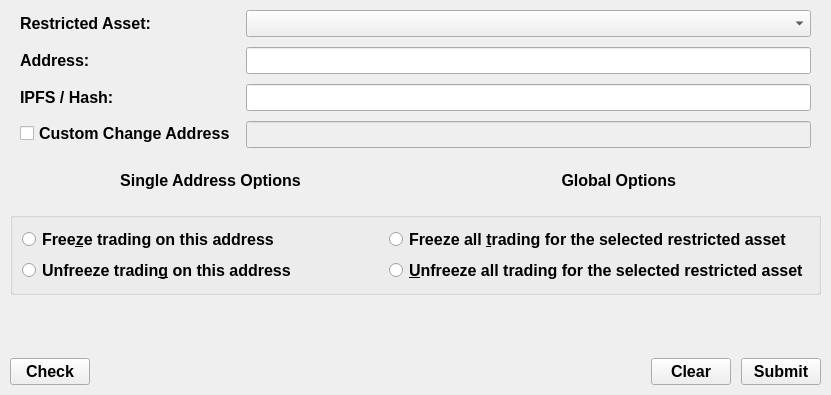
<?xml version="1.0" encoding="UTF-8"?>
<ui version="4.0">
 <class>FreezeAddress</class>
 <widget class="QWidget" name="FreezeAddress">
  <property name="geometry">
   <rect>
    <x>0</x>
    <y>0</y>
    <width>831</width>
    <height>395</height>
   </rect>
  </property>
  <property name="font">
   <font>
    <pointsize>12</pointsize>
    <weight>75</weight>
    <bold>true</bold>
   </font>
  </property>
  <property name="windowTitle">
   <string>Frame</string>
  </property>
  <layout class="QVBoxLayout" name="verticalLayout_2">
   <property name="spacing">
    <number>10</number>
   </property>
   <property name="leftMargin">
    <number>10</number>
   </property>
   <property name="topMargin">
    <number>10</number>
   </property>
   <property name="rightMargin">
    <number>10</number>
   </property>
   <property name="bottomMargin">
    <number>10</number>
   </property>
   <item>
    <layout class="QFormLayout" name="formLayout_2">
     <property name="horizontalSpacing">
      <number>10</number>
     </property>
     <property name="verticalSpacing">
      <number>10</number>
     </property>
     <property name="leftMargin">
      <number>10</number>
     </property>
     <property name="rightMargin">
      <number>10</number>
     </property>
     <item row="1" column="0">
      <widget class="QLabel" name="labelRestricted">
       <property name="text">
        <string>Restricted Asset:</string>
       </property>
      </widget>
     </item>
     <item row="3" column="0">
      <widget class="QLabel" name="labelAddress">
       <property name="text">
        <string>Address:</string>
       </property>
      </widget>
     </item>
     <item row="3" column="1">
      <widget class="QValidatedLineEdit" name="lineEditAddress">
       <property name="maxLength">
        <number>50</number>
       </property>
      </widget>
     </item>
     <item row="5" column="0">
      <widget class="QCheckBox" name="checkBoxChangeAddress">
       <property name="text">
        <string>Custom Change Address</string>
       </property>
      </widget>
     </item>
     <item row="5" column="1">
      <widget class="QLineEdit" name="lineEditChangeAddress">
       <property name="enabled">
        <bool>false</bool>
       </property>
       <property name="maxLength">
        <number>50</number>
       </property>
      </widget>
     </item>
     <item row="1" column="1">
      <widget class="QComboBox" name="assetComboBox"/>
     </item>
     <item row="4" column="0">
      <widget class="QLabel" name="labelAssetData">
       <property name="text">
        <string>IPFS / Hash:</string>
       </property>
      </widget>
     </item>
     <item row="4" column="1">
      <widget class="QLineEdit" name="lineEditAssetData"/>
     </item>
    </layout>
   </item>
   <item>
    <layout class="QHBoxLayout" name="horizontalLayout">
     <item>
      <widget class="QLabel" name="labelAddress_2">
       <property name="text">
        <string>Single Address Options</string>
       </property>
       <property name="alignment">
        <set>Qt::AlignCenter</set>
       </property>
      </widget>
     </item>
     <item>
      <widget class="QLabel" name="labelGlobal">
       <property name="text">
        <string>Global Options </string>
       </property>
       <property name="alignment">
        <set>Qt::AlignCenter</set>
       </property>
      </widget>
     </item>
    </layout>
   </item>
   <item>
    <layout class="QHBoxLayout" name="horizontalLayout_3">
     <item>
      <widget class="QGroupBox" name="groupBoxFreezeOptions">
       <property name="title">
        <string/>
       </property>
       <layout class="QVBoxLayout" name="verticalLayout_5">
        <item>
         <layout class="QHBoxLayout" name="horizontalLayout_4">
          <item>
           <layout class="QVBoxLayout" name="verticalLayout">
            <item>
             <widget class="QRadioButton" name="radioButtonFreezeAddress">
              <property name="text">
               <string>Free&amp;ze trading on this address</string>
              </property>
             </widget>
            </item>
            <item>
             <widget class="QRadioButton" name="radioButtonUnfreezeAddress">
              <property name="text">
               <string>Unfreeze tradin&amp;g on this address</string>
              </property>
             </widget>
            </item>
           </layout>
          </item>
          <item>
           <layout class="QVBoxLayout" name="verticalLayout_3">
            <item>
             <widget class="QRadioButton" name="radioButtonGlobalFreeze">
              <property name="text">
               <string>Freeze all &amp;trading for the selected restricted asset</string>
              </property>
             </widget>
            </item>
            <item>
             <widget class="QRadioButton" name="radioButtonGlobalUnfreeze">
              <property name="text">
               <string>&amp;Unfreeze all trading for the selected restricted asset</string>
              </property>
             </widget>
            </item>
           </layout>
          </item>
         </layout>
        </item>
       </layout>
      </widget>
     </item>
    </layout>
   </item>
   <item>
    <widget class="QLabel" name="labelWarning">
     <property name="text">
      <string/>
     </property>
    </widget>
   </item>
   <item>
    <layout class="QHBoxLayout" name="horizontalLayout_2">
     <item>
      <widget class="QPushButton" name="buttonCheck">
       <property name="text">
        <string>Check</string>
       </property>
      </widget>
     </item>
     <item>
      <spacer name="horizontalSpacer_3">
       <property name="orientation">
        <enum>Qt::Horizontal</enum>
       </property>
       <property name="sizeHint" stdset="0">
        <size>
         <width>40</width>
         <height>20</height>
        </size>
       </property>
      </spacer>
     </item>
     <item>
      <widget class="QPushButton" name="buttonClear">
       <property name="text">
        <string>Clear</string>
       </property>
      </widget>
     </item>
     <item>
      <widget class="QPushButton" name="buttonSubmit">
       <property name="text">
        <string>Submit</string>
       </property>
      </widget>
     </item>
    </layout>
   </item>
  </layout>
 </widget>
 <customwidgets>
  <customwidget>
   <class>QValidatedLineEdit</class>
   <extends>QLineEdit</extends>
   <header>qvalidatedlineedit.h</header>
  </customwidget>
 </customwidgets>
 <resources/>
 <connections/>
</ui>
